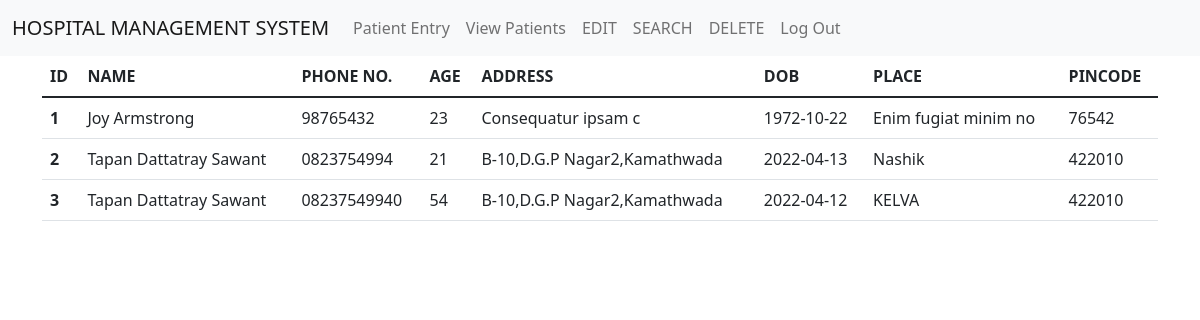
Before: /view with the older database file.
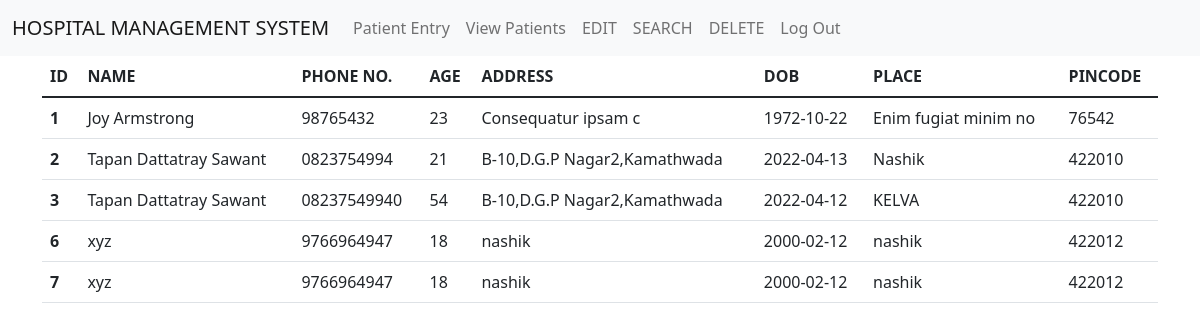
After: the same page with the newer database file.
### tables this page shows
CREATE TABLE PATIENT(
                            ID INTEGER PRIMARY KEY AUTOINCREMENT,
                            NAME TEXT,
                            PHONE TEXT,
                            AGE INTEGER,
                            ADDRESS TEXT,
                            DOB TEXT,
                            PLACE TEXT,
                            PINCODE TEXT );

### main.py (the view)
@app.route("/view")
def View():
    cursor.execute("SELECT * FROM PATIENT")
    result = cursor.fetchall()
    return render_template("view.html", patients=result)

### templates/view.html
{% extends "Base.html"%}
{% block content %}
    <div class="container">
        <div class="row">
            <div class="col col-12 col-sm-12 col-md-12 col-lg-12 col-xl-12 col-xxl-12">
                <table class="table">
                    <thead>
                      <tr>
                        <th scope="col">ID</th>
                        <th scope="col">NAME</th>
                        <th scope="col">PHONE NO.</th>
                        <th scope="col">AGE</th>
                        <th scope="col">ADDRESS</th>
                        <th scope="col">DOB</th>
                        <th scope="col">PLACE</th>
                        <th scope="col">PINCODE</th>
                      </tr>
                    </thead>
                    <tbody>
                     {% for row in patients %}
                        <tr>
                            <th scope="row">{{row[0] }}</th>
                            <td>{{ row[1] }}</td>
                            <td>{{ row[2] }}</td>
                            <td>{{ row[3] }}</td>
                            <td>{{ row[4] }}</td>
                            <td>{{ row[5] }}</td>
                            <td>{{ row[6] }}</td>
                            <td>{{ row[7] }}</td>
                        </tr>
                     {% endfor %}
                    </tbody>
                  </table>
            </div>
        </div>
    </div>
{% endblock %}

### templates/Base.html (shortened to what this page needs)
<!DOCTYPE html>
<html lang="en">
  <link
    href="https://cdn.jsdelivr.net/npm/bootstrap@5.1.3/dist/css/bootstrap.min.css"
    rel="stylesheet"
  />
  <head>
  </head>
  <body>
    <nav class="navbar navbar-expand-lg navbar-light bg-light">
      <div class="container-fluid">
        <a class="navbar-brand" href="#">HOSPITAL MANAGEMENT SYSTEM</a>
        <div class="collapse navbar-collapse" id="navbarNav">
          <ul class="navbar-nav">
            <li class="nav-item">
              <a class="nav-link" href="/dashboard">Patient Entry</a>
            </li>
            <li class="nav-item">
              <a class="nav-link" href="/view">View Patients</a>
            </li>
            <li class="nav-item">
              <a class="nav-link" href="/update">EDIT</a>
            </li>
            <li class="nav-item">
              <a class="nav-link" href="/search">SEARCH</a>
            </li>
            <li class="nav-item">
              <a class="nav-link" href="/delete">DELETE</a>
            </li>
            <li class="nav-item">
              <a class="nav-link" href="/">Log Out</a>
            </li>
          </ul>
        </div>
      </div>
    </nav>
    {% block content %} {% endblock %}
  </body>
</html>

Changed rows visible on the page:
added PATIENT: ID "6", NAME "xyz", PHONE "9766964947", AGE "18", ADDRESS "nashik", DOB "2000-02-12", PLACE "nashik", PINCODE "422012"
added PATIENT: ID "7", NAME "xyz", PHONE "9766964947", AGE "18", ADDRESS "nashik", DOB "2000-02-12", PLACE "nashik", PINCODE "422012"
